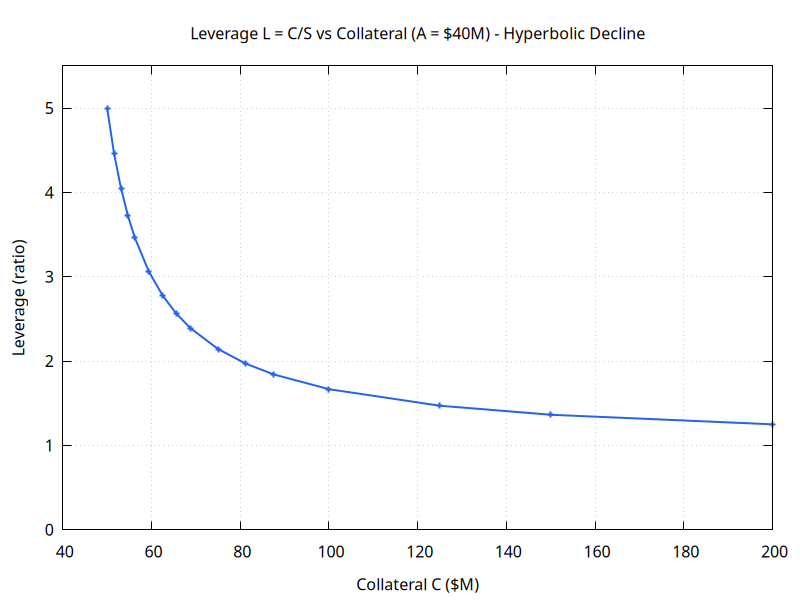

This figure's gnuplot source:
set terminal pngcairo size 800,600 background "#ffffff"
set grid
set key bmargin
set style line 1 lc rgb "#2563eb" lw 2
set style line 2 lc rgb "#10b981" lw 2
set style line 3 lc rgb "#f59e0b" lw 2
set style line 4 lc rgb "#dc2626" lw 2
set style line 5 lc rgb "#8b5cf6" lw 2
set output "leverage-vs-collateral.png"
set title "Leverage L = C/S vs Collateral (A = $40M) - Hyperbolic Decline"
set xlabel "Collateral C ($M)"
set ylabel "Leverage (ratio)"
set yrange [0:5.5]

plot '-' using 1:2 with linespoints ls 1 notitle
50  5
51.5625  4.45946
53.125  4.04762
54.6875  3.7234
56.25  3.46154
59.375  3.06452
62.5  2.77778
65.625  2.56098
68.75  2.3913
75  2.14286
81.25  1.9697
87.5  1.84211
100  1.66667
125  1.47059
150  1.36364
200  1.25
e
